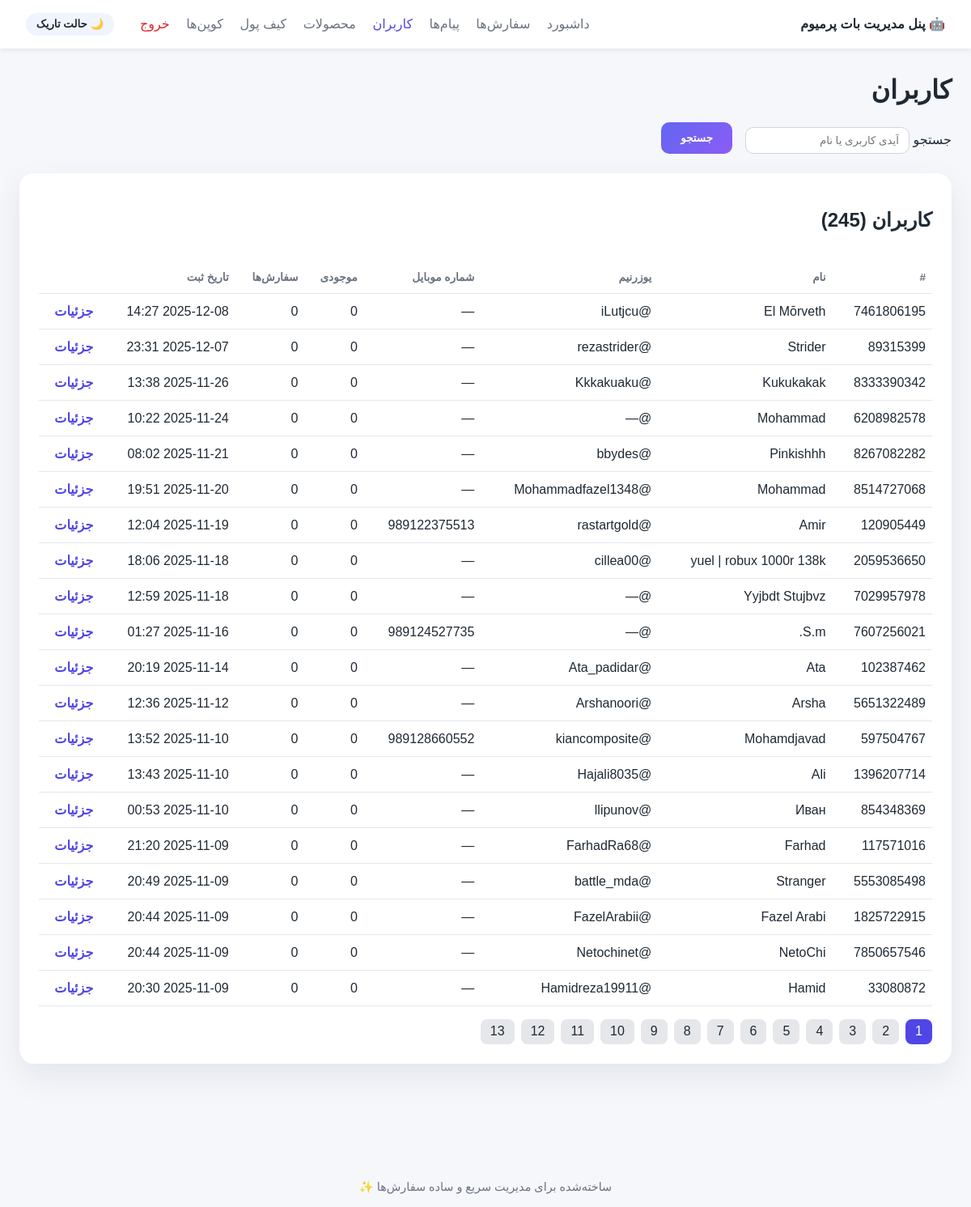
/users (signed in), run on the app's committed database.
### tables this page shows
CREATE TABLE users(
            user_id INTEGER PRIMARY KEY,
            username TEXT, first_name TEXT,
            wallet_balance INTEGER DEFAULT 0,
            ref_by INTEGER, ref_count INTEGER DEFAULT 0,
            earnings_total INTEGER DEFAULT 0,
            created_at TEXT, updated_at TEXT
        , contact_phone TEXT, contact_verified INTEGER DEFAULT 0, contact_shared_at TEXT, is_blocked INTEGER DEFAULT 0);

### app/webadmin/server.py (the view)
    @app.get("/users")
    async def users_page(
        request: Request,
        user: str = Depends(_login_required),
        q: str = Query("", alias="q"),
        page: int = Query(1, ge=1),
    ):
        per_page = 20
        total = count_users(search=q or None)
        pages = max((total + per_page - 1) // per_page, 1)
        page = min(page, pages)
        offset = (page - 1) * per_page
        items = list_users(search=q or None, limit=per_page, offset=offset)
        return _render(
            request,
            "users.html",
            {
                "title": "مدیریت کاربران",
                "users": items,
                "total": total,
                "page": page,
                "pages": pages,
                "query": q,
                "format_datetime": _format_datetime,
                "format_amount": _format_amount,
                "nav": "users",
            },
        )

### app/webadmin/templates/users.html
{% extends 'base.html' %}
{% block content %}
<h1>کاربران</h1>
<form class="filters" method="get">
    <label>جستجو
        <input type="text" name="q" value="{{ query or '' }}" placeholder="آیدی کاربری یا نام">
    </label>
    <button type="submit" class="btn-primary">جستجو</button>
</form>
<section class="panel">
    <header><h2>کاربران ({{ total }})</h2></header>
    <table>
        <thead>
            <tr>
                <th>#</th>
                <th>نام</th>
                <th>یوزرنیم</th>
                <th>شماره موبایل</th>
                <th>موجودی</th>
                <th>سفارش‌ها</th>
                <th>تاریخ ثبت</th>
                <th></th>
            </tr>
        </thead>
        <tbody>
            {% for user in users %}
            <tr>
                <td>{{ user.user_id }}</td>
                <td>{{ user.first_name or '—' }}</td>
                <td>@{{ user.username or '—' }}</td>
                <td>{{ user.contact_phone or '—' }}</td>
                <td>{{ format_amount(user.wallet_balance) }}</td>
                <td>{{ user.ref_count or 0 }}</td>
                <td>{{ format_datetime(user.created_at) }}</td>
                <td><a class="link" href="{{ url_for('user_detail', user_id=user.user_id) }}">جزئیات</a></td>
            </tr>
            {% else %}
            <tr><td colspan="8" class="empty">هیچ کاربری یافت نشد.</td></tr>
            {% endfor %}
        </tbody>
    </table>
    {% if pages > 1 %}
    <div class="pagination">
        {% for p in range(1, pages + 1) %}
            <a href="?q={{ query }}&page={{ p }}" class="{{ 'active' if p == page else '' }}">{{ p }}</a>
        {% endfor %}
    </div>
    {% endif %}
</section>
{% endblock %}

### app/webadmin/static/styles.css (style rules this page uses)
:root { color-scheme: light dark; --bg: #f5f7fb; --surface: #ffffff; --surface-alt: #f0f4ff; --text: #1f2933; --muted: #6b7280; --accent: #4f46e5; --success: #16a34a; --warning: #f59e0b; --danger: #dc2626; font-family: "Vazirmatn", "IRANSans", "Tahoma", sans-serif; }
body { margin: 0; background: var(--bg); color: var(--text); }
.btn-primary { background: linear-gradient(135deg, #6366f1, #8b5cf6); color: white; border: none; padding: 0.75rem 1.5rem; border-radius: 10px; cursor: pointer; font-weight: 600; }
.panel { background: var(--surface); border-radius: 18px; box-shadow: 0 15px 40px rgba(15, 23, 42, 0.08); padding: 1.5rem; margin-bottom: 2rem; }
.panel header { display: flex; align-items: center; justify-content: space-between; margin-bottom: 1rem; }
.table, table { width: 100%; border-collapse: collapse; }
table th, table td { padding: 0.75rem 0.5rem; border-bottom: 1px solid #e5e7eb; text-align: right; }
table th { color: var(--muted); font-size: 0.85rem; font-weight: 600; }
table td a.link { color: var(--accent); text-decoration: none; font-weight: 600; }
.filters { display: flex; gap: 1rem; align-items: flex-end; flex-wrap: wrap; margin-bottom: 1.5rem; }
.filters input, .filters select { padding: 0.5rem 0.75rem; border-radius: 10px; border: 1px solid #d1d5db; }
.pagination { margin-top: 1rem; display: flex; gap: 0.5rem; }
.pagination a { padding: 0.4rem 0.75rem; border-radius: 8px; text-decoration: none; background: #e5e7eb; color: var(--text); }
.pagination a.active { background: var(--accent); color: white; }

### data on the page
users: user_id "7461806195", first_name "El Mōrveth", username "iLutjcu", contact_phone "—", wallet_balance "0", ref_count "0", created_at "2025-12-08 14:27"
users: user_id "89315399", first_name "Strider", username "rezastrider", contact_phone "—", wallet_balance "0", ref_count "0", created_at "2025-12-07 23:31"
users: user_id "8333390342", first_name "Kukukakak", username "Kkkakuaku", contact_phone "—", wallet_balance "0", ref_count "0", created_at "2025-11-26 13:38"
users: user_id "6208982578", first_name "Mohammad", username "—", contact_phone "—", wallet_balance "0", ref_count "0", created_at "2025-11-24 10:22"
users: user_id "8267082282", first_name "Pinkishhh", username "bbydes", contact_phone "—", wallet_balance "0", ref_count "0", created_at "2025-11-21 08:02"
users: user_id "8514727068", first_name "Mohammad", username "Mohammadfazel1348", contact_phone "—", wallet_balance "0", ref_count "0", created_at "2025-11-20 19:51"
users: user_id "120905449", first_name "Amir", username "rastartgold", contact_phone "989122375513", wallet_balance "0", ref_count "0", created_at "2025-11-19 12:04"
users: user_id "2059536650", first_name "yuel | robux 1000r 138k", username "cillea00", contact_phone "—", wallet_balance "0", ref_count "0", created_at "2025-11-18 18:06"
users: user_id "7029957978", first_name "Yyjbdt Stujbvz", username "—", contact_phone "—", wallet_balance "0", ref_count "0", created_at "2025-11-18 12:59"
users: user_id "7607256021", first_name "S.m.", username "—", contact_phone "989124527735", wallet_balance "0", ref_count "0", created_at "2025-11-16 01:27"
users: user_id "102387462", first_name "Ata", username "Ata_padidar", contact_phone "—", wallet_balance "0", ref_count "0", created_at "2025-11-14 20:19"
users: user_id "5651322489", first_name "Arsha", username "Arshanoori", contact_phone "—", wallet_balance "0", ref_count "0", created_at "2025-11-12 12:36"
users: user_id "597504767", first_name "Mohamdjavad", username "kiancomposite", contact_phone "989128660552", wallet_balance "0", ref_count "0", created_at "2025-11-10 13:52"
users: user_id "1396207714", first_name "Ali", username "Hajali8035", contact_phone "—", wallet_balance "0", ref_count "0", created_at "2025-11-10 13:43"
users: user_id "854348369", first_name "Иван", username "llipunov", contact_phone "—", wallet_balance "0", ref_count "0", created_at "2025-11-10 00:53"
users: user_id "117571016", first_name "Farhad", username "FarhadRa68", contact_phone "—", wallet_balance "0", ref_count "0", created_at "2025-11-09 21:20"
users: user_id "5553085498", first_name "Stranger", username "battle_mda", contact_phone "—", wallet_balance "0", ref_count "0", created_at "2025-11-09 20:49"
users: user_id "1825722915", first_name "Fazel Arabi", username "FazelArabii", contact_phone "—", wallet_balance "0", ref_count "0", created_at "2025-11-09 20:44"
users: user_id "7850657546", first_name "NetoChi", username "Netochinet", contact_phone "—", wallet_balance "0", ref_count "0", created_at "2025-11-09 20:44"
users: user_id "33080872", first_name "Hamid", username "Hamidreza19911", contact_phone "—", wallet_balance "0", ref_count "0", created_at "2025-11-09 20:30"

### other printed values
{{ '☀️ حالت روشن' if theme == 'dark' else '🌙 حالت تاریک' }} "🌙 حالت تاریک"
{{ total }} "245"
{{ p }} "1" "2" "3" "4" "5" "6" "7" "8" "9" "10" "11" "12" "13"
